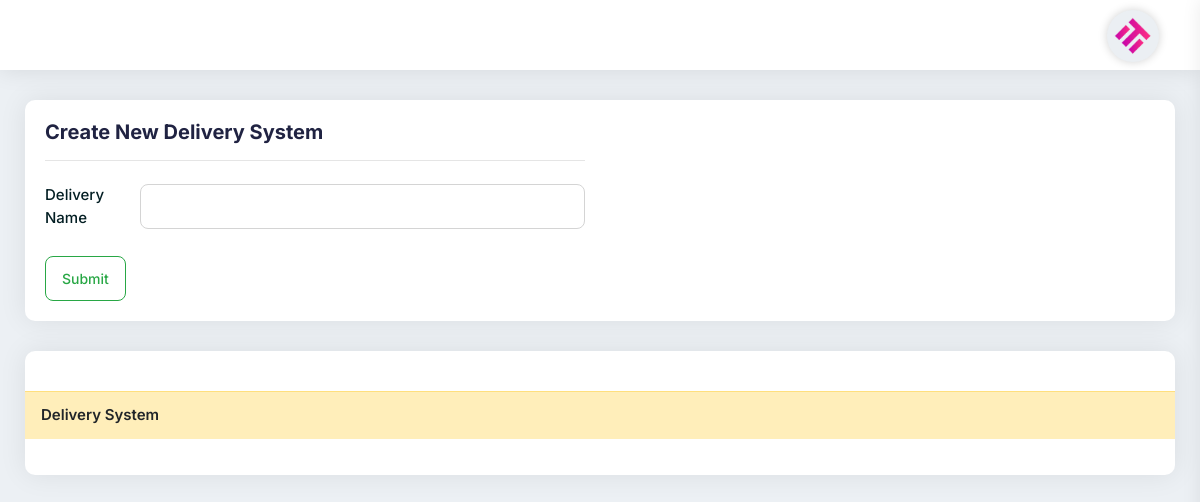
Before: /DeliveryView with the older database file.
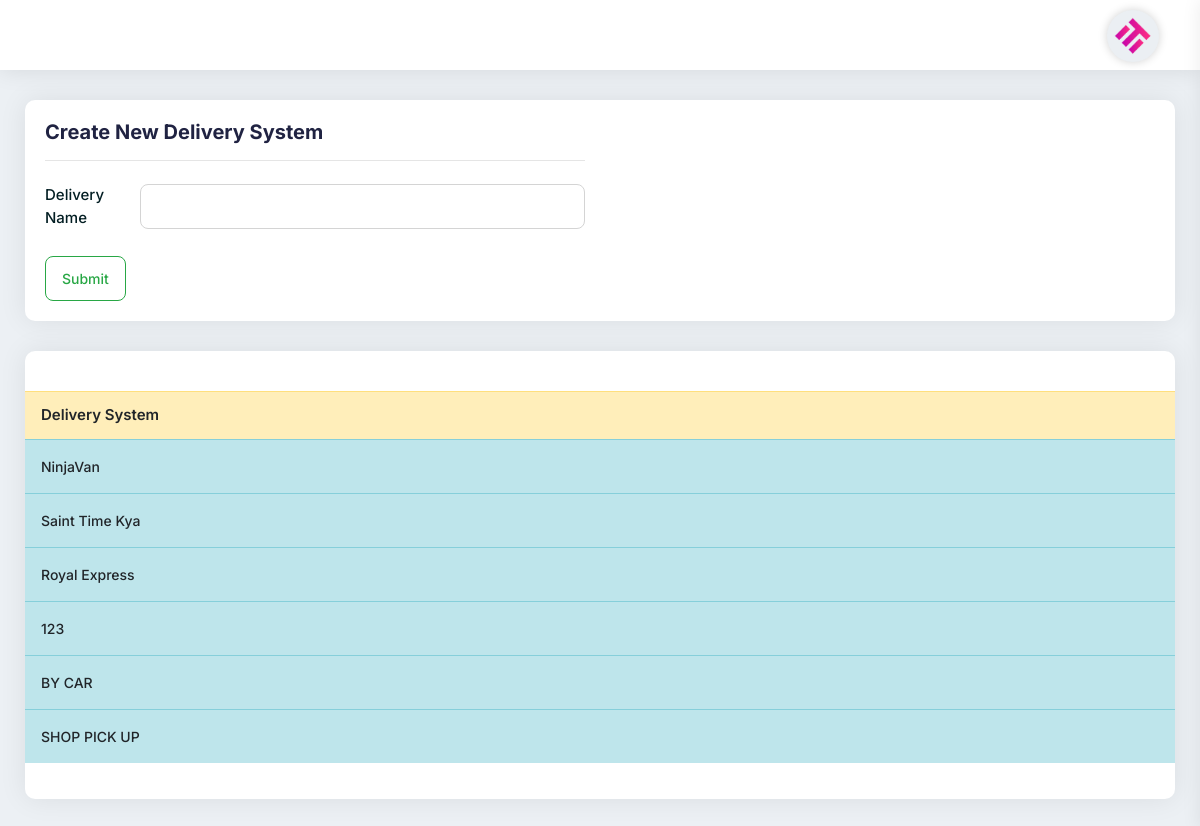
After: the same page with the newer database file.
### myapp/models.py (models this page shows, shortened)
class DeliverySystem(models.Model):
    delivery_name = models.CharField(max_length=225)

### myapp/views.py (the view, shortened to what this page needs)
# urls.py: path('DeliveryView', DeliveryView.as_view(), name= 'DeliveryView'),
class DeliveryView(View):
    def get(self,request):
        deli = DeliverySystem.objects.all()
        context ={'deli':deli}
        return render(request, 'delivery_view.html', context)

### templates/delivery_view.html (shortened to what this page needs)
{% extends 'base.html' %}
{% block content %}
<div class="page-header">
    <div class="row">
        <div class="col-md-6 col-sm-12">
            <div class="title">
                <h5>Create New Delivery System</h5>
            </div>
            <hr>
        </div>
    </div>
    <div class="row">
        <div class="col-md-6 col-sm-12">
            <form action="{% url 'myapp:DeliveryView' %}" method="post">{% csrf_token %}
                <div class="form-group row">
                    <label class="col-sm-12 col-md-2 col-form-label">Delivery Name</label>
                    <div class="col-sm-12 col-md-10">
                        <input class="form-control" type="text" placeholder="" name="delivery_name">
                    </div>
                </div>
                <input type="submit" value="Submit" class="btn btn-outline-success">
            </form>
        </div>
    </div>
</div>
<div class="card-box mb-30">
    <div class="pd-20">
    </div>
    <div class="pb-20">
        <table class="data-table table stripe hover nowrap">
            <thead>
            <tr class="table-warning">
                <th>Delivery System</th>
            </tr>
            </thead>
            <tbody>
            {% for p in deli %}
            <tr class="table-info">
                <td class="table-plus">{{p.delivery_name}}</td>
            </tr>
            {% endfor %}
            </tbody>
        </table>
    </div>
</div>
{% endblock content %}

Changed rows visible on the page:
added DeliverySystem: delivery_name "NinjaVan"
added DeliverySystem: delivery_name "Saint Time Kya"
added DeliverySystem: delivery_name "Royal Express"
added DeliverySystem: delivery_name "123"
added DeliverySystem: delivery_name "BY CAR"
added DeliverySystem: delivery_name "SHOP PICK UP"
